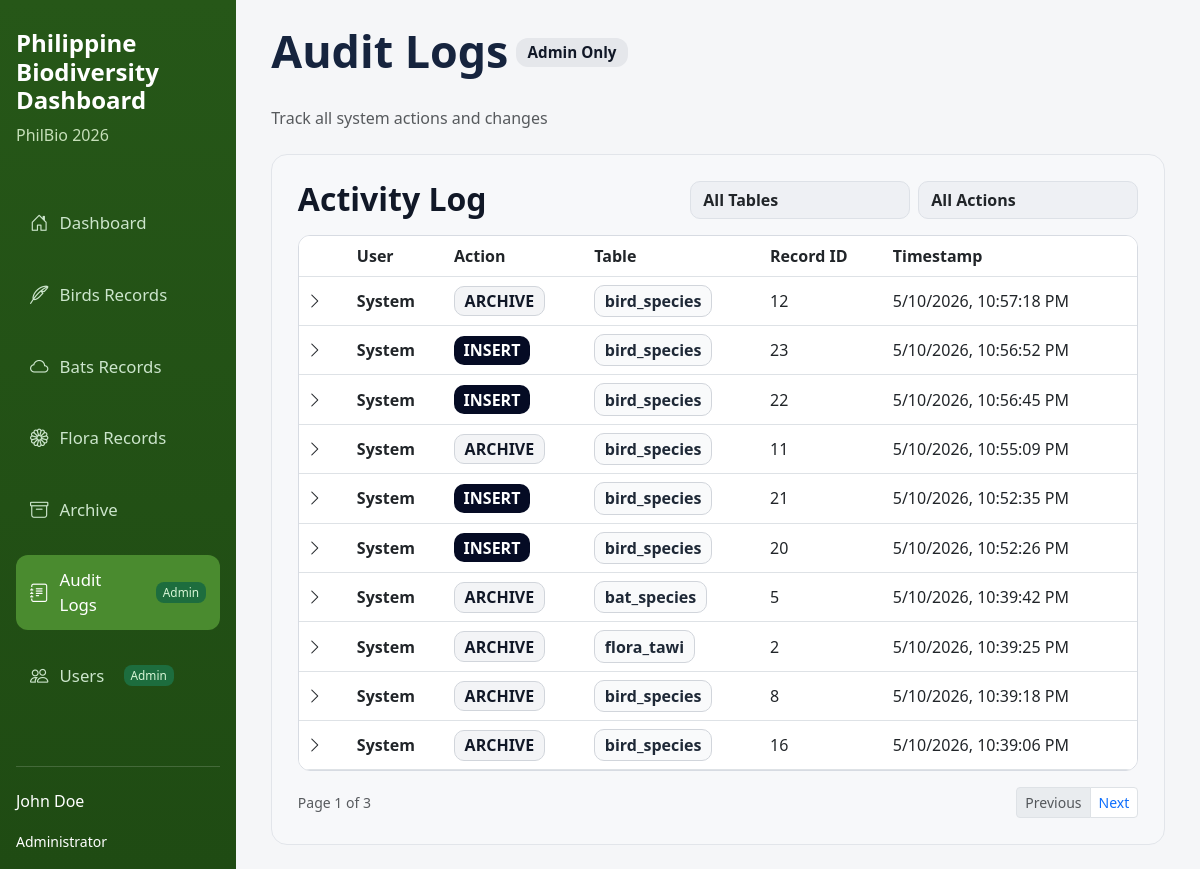
The app's page /phildata/audit_logs.php with its own data.
### tables this page shows
CREATE TABLE `audit_logs` (
  `log_id` int(11) NOT NULL COMMENT 'Unique log entry ID',
  `user_id` int(11) DEFAULT NULL COMMENT 'ID of the user who performed the action',
  `action_type` varchar(50) DEFAULT NULL COMMENT 'Type of action: INSERT, UPDATE, DELETE',
  `table_name` varchar(100) DEFAULT NULL COMMENT 'Name of the affected table',
  `record_id` int(11) DEFAULT NULL COMMENT 'ID of the affected record',
  `action_time` timestamp NOT NULL DEFAULT current_timestamp() COMMENT 'When the action occurred',
  `old_data` text DEFAULT NULL COMMENT 'Data before change (for UPDATE/DELETE)',
  `new_data` text DEFAULT NULL COMMENT 'Data after change (for INSERT/UPDATE)'
);

### phildata/audit_logs.php (the view, shortened to what this page needs)
<?php
include 'db_connect.php';
$activePage = 'audit';
$itemsPerPage = 10;
$auditPage = max(1, (int) ($_GET['page'] ?? 1));
$auditRows = [];
try {
    $auditColumnStmt = $pdo->query("SHOW COLUMNS FROM audit_logs");
    $auditColumns = array_map(static fn($col) => $col['Field'], $auditColumnStmt->fetchAll());
    $auditColumnsMap = array_flip($auditColumns);
    $hasUsersTable = false;
    try {
        $usersCheckStmt = $pdo->query("SHOW TABLES LIKE 'users'");
        $hasUsersTable = (bool) $usersCheckStmt->fetch();
    } catch (PDOException $e) {
        $hasUsersTable = false;
    }
    $selectParts = [];
    $selectParts[] = isset($auditColumnsMap['log_id']) ? 'al.log_id' : '0 AS log_id';
    $selectParts[] = isset($auditColumnsMap['action_type']) ? 'al.action_type' : "'' AS action_type";
    $selectParts[] = isset($auditColumnsMap['table_name']) ? 'al.table_name' : "'' AS table_name";
    $selectParts[] = isset($auditColumnsMap['record_id']) ? 'al.record_id' : "'' AS record_id";
    $selectParts[] = isset($auditColumnsMap['action_time']) ? 'al.action_time' : 'NULL AS action_time';
    if ($hasUsersTable && isset($auditColumnsMap['user_id'])) {
        $selectParts[] = 'u.username AS username';
        $sql = 'SELECT ' . implode(', ', $selectParts) . ' FROM audit_logs al LEFT JOIN users u ON u.user_id = al.user_id ORDER BY ' . (isset($auditColumnsMap['log_id']) ? 'al.log_id' : 'al.action_time') . ' DESC';
    } else {
        $selectParts[] = "'System' AS username";
        $sql = 'SELECT ' . implode(', ', $selectParts) . ' FROM audit_logs al ORDER BY ' . (isset($auditColumnsMap['log_id']) ? 'al.log_id' : 'al.action_time') . ' DESC';
    }
    $stmt = $pdo->query($sql);
    $auditRows = $stmt->fetchAll();
} catch (PDOException $e) {
    $auditRows = [];
}
$auditTotalCount = count($auditRows);
$auditTotalPages = $auditTotalCount > 0 ? (int) ceil($auditTotalCount / $itemsPerPage) : 0;
$auditPage = $auditTotalPages > 0 ? min($auditPage, $auditTotalPages) : 1;
$auditOffset = ($auditPage - 1) * $itemsPerPage;
$auditRows = array_slice($auditRows, $auditOffset, $itemsPerPage);
function actionBadgeClass($action)
{
    $value = strtoupper((string) $action);
    if ($value === 'INSERT') {
        return 'audit-pill-insert';
    }
    if ($value === 'ARCHIVE') {
        return 'audit-pill-archive';
    }
    return 'audit-pill-default';
}
?>
<!DOCTYPE html>
<html lang="en">
<head>
    <link href="https://cdn.jsdelivr.net/npm/bootstrap@5.3.0/dist/css/bootstrap.min.css" rel="stylesheet">
    <link href="https://cdn.jsdelivr.net/npm/bootstrap-icons@1.11.3/font/bootstrap-icons.css" rel="stylesheet">
    <link href="style.css" rel="stylesheet">
</head>
<body>
<div class="d-flex app-shell">
    <?php include 'sidebar.php'; ?>
    <main class="main-content birds-page p-4 w-100">
        <div class="page-head mb-4 d-flex align-items-center gap-2">
            <h1 class="mb-1">Audit Logs</h1>
            <span class="header-admin-pill">Admin Only</span>
        </div>
        <p class="text-muted mb-4">Track all system actions and changes</p>
        <section class="birds-card">
            <div class="birds-card-head mb-3">
                <h2>Activity Log</h2>
                <div class="d-flex gap-2">
                    <select class="form-select filter-select" aria-label="All Tables">
                        <option>All Tables</option>
                    </select>
                    <select class="form-select filter-select" aria-label="All Actions">
                        <option>All Actions</option>
                    </select>
                </div>
            </div>
            <div class="table-wrap">
                <table class="table align-middle mb-0" id="auditTable">
                    <thead>
                        <tr>
                            <th style="width:50px;"></th>
                            <th>User</th>
                            <th>Action</th>
                            <th>Table</th>
                            <th>Record ID</th>
                            <th>Timestamp</th>
                        </tr>
                    </thead>
                    <tbody>
                        <?php if (count($auditRows) === 0): ?>
                        <tr>
                            <td colspan="6" class="text-center text-muted py-4">No activity log records yet.</td>
                        </tr>
                        <?php else: ?>
                        <?php foreach ($auditRows as $row): ?>
                        <tr>
                            <td><i class="bi bi-chevron-right"></i></td>
                            <td><strong><?= htmlspecialchars($row['username'] ?? 'System') ?></strong></td>
                            <td><span class="audit-pill <?= actionBadgeClass($row['action_type']) ?>"><?= htmlspecialchars(strtoupper((string) $row['action_type'])) ?></span></td>
                            <td><span class="table-tag"><?= htmlspecialchars($row['table_name'] ?? 'N/A') ?></span></td>
                            <td><?= htmlspecialchars((string) ($row['record_id'] ?? 'N/A')) ?></td>
                            <td>
                                <?php
                                $timeValue = $row['action_time'] ?? '';
                                if (is_string($timeValue) && strtotime($timeValue) !== false) {
                                    echo htmlspecialchars(date('n/j/Y, g:i:s A', strtotime($timeValue)));
                                } else {
                                    echo htmlspecialchars((string) $timeValue);
                                }
                                ?>
                            </td>
                        </tr>
                        <?php endforeach; ?>
                        <?php endif; ?>
                    </tbody>
                </table>
            </div>
            <?php if ($auditTotalCount > 0): ?>
                <div class="d-flex justify-content-between align-items-center mt-3 flex-wrap gap-2">
                    <small class="text-muted">Page <?= htmlspecialchars((string) $auditPage) ?> of <?= htmlspecialchars((string) $auditTotalPages) ?></small>
                    <nav aria-label="Audit pagination">
                        <ul class="pagination pagination-sm mb-0">
                            <li class="page-item <?= $auditPage <= 1 ? 'disabled' : '' ?>">
                                <a class="page-link" href="<?= $auditPage <= 1 ? '#' : htmlspecialchars('audit_logs.php?page=' . ($auditPage - 1)) ?>">Previous</a>
                            </li>
                            <li class="page-item <?= $auditPage >= $auditTotalPages ? 'disabled' : '' ?>">
                                <a class="page-link" href="<?= $auditPage >= $auditTotalPages ? '#' : htmlspecialchars('audit_logs.php?page=' . ($auditPage + 1)) ?>">Next</a>
                            </li>
                        </ul>
                    </nav>
                </div>
            <?php endif; ?>
        </section>
    </main>
</div>
</body>
</html>

### phildata/sidebar.php
<?php $activePage = $activePage ?? 'dashboard'; ?>
<div class="sidebar p-3">
    <h4 class="text-white">Philippine Biodiversity Dashboard</h4>
    <p class="sidebar-subtitle">PhilBio 2026</p>
    <ul class="nav flex-column mt-4">
        <li><a href="index.php" class="<?= $activePage === 'dashboard' ? 'active' : '' ?>"><i class="bi bi-house-door"></i>Dashboard</a></li>
        <li><a href="birds.php" class="<?= $activePage === 'birds' ? 'active' : '' ?>"><i class="bi bi-feather"></i>Birds Records</a></li>
        <li><a href="bats.php" class="<?= $activePage === 'bats' ? 'active' : '' ?>"><i class="bi bi-cloud"></i>Bats Records</a></li>
        <li><a href="flora.php" class="<?= $activePage === 'flora' ? 'active' : '' ?>"><i class="bi bi-flower1"></i>Flora Records</a></li>
        <li><a href="archive.php" class="<?= $activePage === 'archive' ? 'active' : '' ?>"><i class="bi bi-archive"></i>Archive</a></li>
        <li><a href="audit_logs.php" class="<?= $activePage === 'audit' ? 'active' : '' ?>"><i class="bi bi-journal-text"></i>Audit Logs <span class="admin-pill">Admin</span></a></li>
        <li><a href="users.php" class="<?= $activePage === 'users' ? 'active' : '' ?>"><i class="bi bi-people"></i>Users <span class="admin-pill">Admin</span></a></li>
    </ul>
    <div class="user-box mt-auto">
        <p>John Doe</p>
        <small>Administrator</small>
    </div>
</div>

### phildata/style.css (style rules this page uses)
body { background-color: #f5f6f8; font-family: "Segoe UI", Tahoma, Geneva, Verdana, sans-serif; color: #1d2433; }
.sidebar { width: 290px; min-height: 100vh; height: auto; background: linear-gradient(180deg, #265718 0%, #1f4b13 100%); display: flex; flex-direction: column; }
.sidebar h4 { font-weight: bold; line-height: 1.2; margin-top: 0.8rem; }
.sidebar-subtitle { color: #c6dfb9; margin-bottom: 1rem; }
.sidebar ul { list-style: none; padding: 0; }
.sidebar ul li { margin: 10px 0; }
.sidebar ul li a { color: #cce5cc; text-decoration: none; display: flex; align-items: center; gap: 0.7rem; padding: 12px 14px; border-radius: 12px; font-size: 1.05rem; font-weight: 500; }
.sidebar ul li a i { font-size: 1.15rem; }
.sidebar ul li a:hover, .sidebar ul li a.active { background: #4a8b2f; color: white; }
.admin-pill { background: #1d6d3e; color: #d7f5d6; border-radius: 8px; font-size: 0.74rem; padding: 2px 7px; margin-left: 8px; }
.user-box { color: white; margin-top: auto; border-top: 1px solid rgba(255, 255, 255, 0.16); padding-top: 1.4rem; }
.main-content { background: #f5f6f8; }
.app-shell { min-height: 100vh; }
.birds-page { padding-left: 2.2rem !important; padding-right: 2.2rem !important; }
.page-head h1 { font-size: 2.8rem; font-weight: 700; color: #16243e; }
.birds-card { background: #f7f8fa; border: 1px solid #e2e5ea; border-radius: 16px; padding: 1.6rem; }
.birds-card-head { display: flex; justify-content: space-between; align-items: center; margin-bottom: 1rem; }
.birds-card-head h2 { font-size: 2rem; margin: 0; font-weight: 700; color: #111827; }
.table-wrap { border: 1px solid #d7dbe2; border-radius: 12px; overflow-x: auto; background: #fff; }
.header-admin-pill { background: #e5e7eb; color: #111827; border-radius: 12px; font-size: 0.95rem; font-weight: 600; padding: 0.2rem 0.7rem; }
.table-tag { display: inline-block; border-radius: 10px; border: 1px solid #d1d5db; background: #f9fafb; color: #1f2937; font-weight: 600; padding: 0.2rem 0.6rem; }
.filter-select { min-width: 220px; background: #eef0f4; border: 1px solid #dde1e7; border-radius: 10px; font-weight: 600; }
.audit-pill { display: inline-block; border-radius: 10px; font-weight: 700; padding: 0.15rem 0.6rem; }
.audit-pill-insert { background: #050b24; color: #ffffff; }
.audit-pill-archive { background: #f3f4f6; color: #111827; border: 1px solid #d1d5db; }

### records on screen
audit_logs: username "System", action_type "ARCHIVE", table_name "bird_species", record "12", action_time "5/10/2026, 10:57:18 PM"
audit_logs: username "System", action_type "INSERT", table_name "bird_species", record "23", action_time "5/10/2026, 10:56:52 PM"
audit_logs: username "System", action_type "INSERT", table_name "bird_species", record "22", action_time "5/10/2026, 10:56:45 PM"
audit_logs: username "System", action_type "ARCHIVE", table_name "bird_species", record "11", action_time "5/10/2026, 10:55:09 PM"
audit_logs: username "System", action_type "INSERT", table_name "bird_species", record "21", action_time "5/10/2026, 10:52:35 PM"
audit_logs: username "System", action_type "INSERT", table_name "bird_species", record "20", action_time "5/10/2026, 10:52:26 PM"
audit_logs: username "System", action_type "ARCHIVE", table_name "bat_species", record "5", action_time "5/10/2026, 10:39:42 PM"
audit_logs: username "System", action_type "ARCHIVE", table_name "flora_tawi", record "2", action_time "5/10/2026, 10:39:25 PM"
audit_logs: username "System", action_type "ARCHIVE", table_name "bird_species", record "8", action_time "5/10/2026, 10:39:18 PM"
audit_logs: username "System", action_type "ARCHIVE", table_name "bird_species", record "16", action_time "5/10/2026, 10:39:06 PM"

### other values on screen
$auditPage "1"
$auditTotalPages "3"
